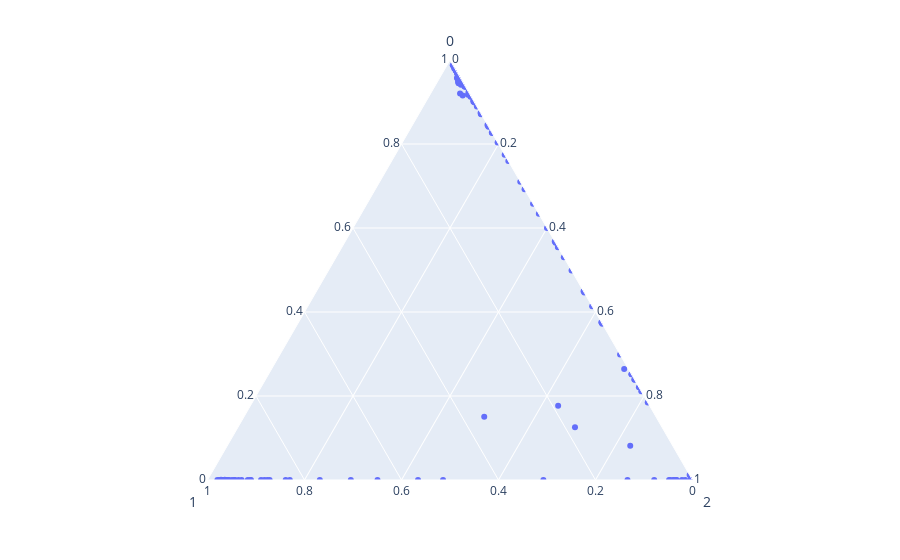
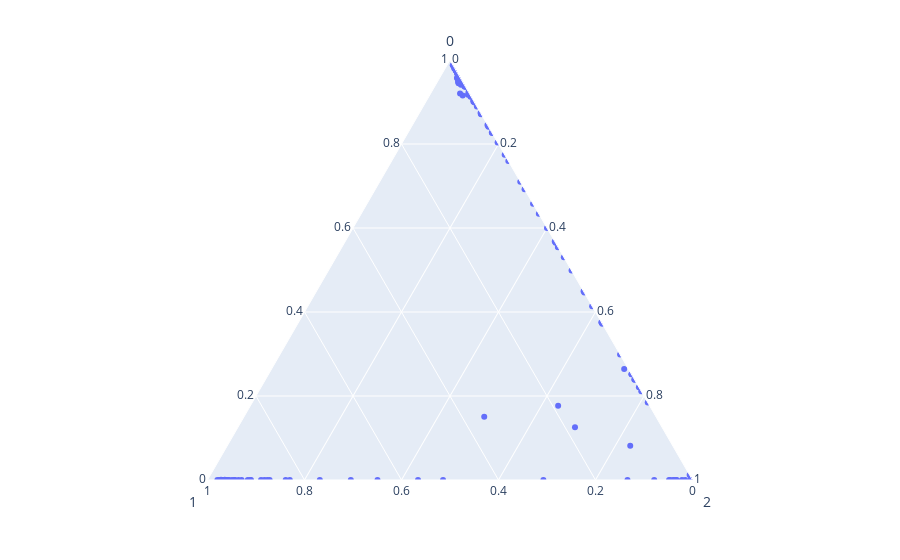
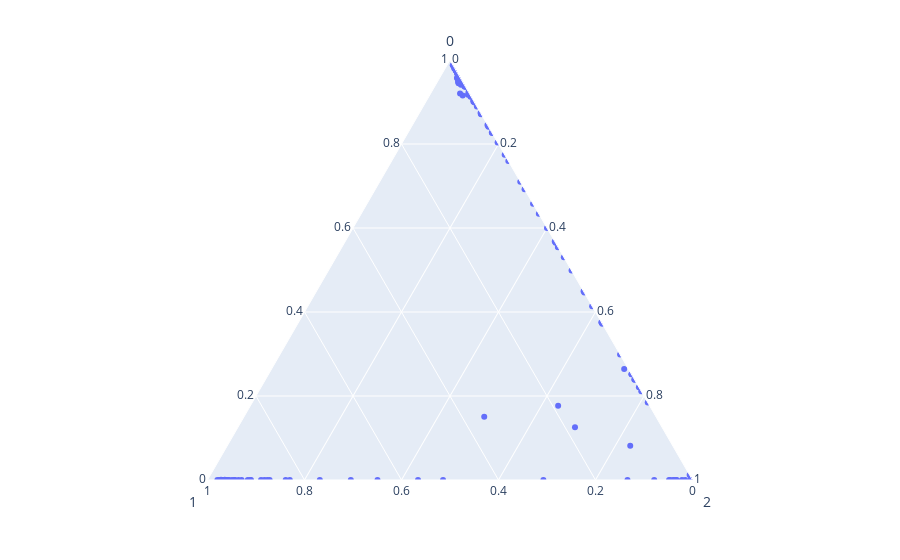

Notebook code cell kept with these figures, in order:
### Code cell
for rgm in trimine.regimes:
    plt.figure(figsize=(15,4))
    A = rgm.A
    A  = [a/a.sum() for a in A]
    df = pd.DataFrame(A)
    fig=px.scatter_ternary(df, a=0, b=1, c=2)
    fig.show()

### Figure 1 — Plotly figure (JSON) as saved in the notebook; plotly's stock layout.template omitted (floating-point values rounded to 4 significant figures; data arrays with more than 128 entries replaced by an {"elided": "..."} marker saying what was removed)
{"data": [{"a": {"elided": "263 float values"}, "b": {"elided": "263 float values"}, "c": {"elided": "263 float values"}, "hovertemplate": "0=%{a}<br>1=%{b}<br>2=%{c}<extra></extra>", "legendgroup": "", "marker": {"color": "#636efa", "symbol": "circle"}, "mode": "markers", "name": "", "showlegend": false, "subplot": "ternary", "type": "scatterternary"}], "layout": {"legend": {"tracegroupgap": 0}, "margin": {"t": 60}, "ternary": {"aaxis": {"title": {"text": "0"}}, "baxis": {"title": {"text": "1"}}, "caxis": {"title": {"text": "2"}}, "domain": {"x": [0, 1], "y": [0, 1]}}}}

### Figure 2 — Plotly figure (JSON) as saved in the notebook; plotly's stock layout.template omitted (floating-point values rounded to 4 significant figures; data arrays with more than 128 entries replaced by an {"elided": "..."} marker saying what was removed)
{"data": [{"a": {"elided": "263 float values"}, "b": {"elided": "263 float values"}, "c": {"elided": "263 float values"}, "hovertemplate": "0=%{a}<br>1=%{b}<br>2=%{c}<extra></extra>", "legendgroup": "", "marker": {"color": "#636efa", "symbol": "circle"}, "mode": "markers", "name": "", "showlegend": false, "subplot": "ternary", "type": "scatterternary"}], "layout": {"legend": {"tracegroupgap": 0}, "margin": {"t": 60}, "ternary": {"aaxis": {"title": {"text": "0"}}, "baxis": {"title": {"text": "1"}}, "caxis": {"title": {"text": "2"}}, "domain": {"x": [0, 1], "y": [0, 1]}}}}

### Figure 3 — Plotly figure (JSON) as saved in the notebook; plotly's stock layout.template omitted (floating-point values rounded to 4 significant figures; data arrays with more than 128 entries replaced by an {"elided": "..."} marker saying what was removed)
{"data": [{"a": {"elided": "263 float values"}, "b": {"elided": "263 float values"}, "c": {"elided": "263 float values"}, "hovertemplate": "0=%{a}<br>1=%{b}<br>2=%{c}<extra></extra>", "legendgroup": "", "marker": {"color": "#636efa", "symbol": "circle"}, "mode": "markers", "name": "", "showlegend": false, "subplot": "ternary", "type": "scatterternary"}], "layout": {"legend": {"tracegroupgap": 0}, "margin": {"t": 60}, "ternary": {"aaxis": {"title": {"text": "0"}}, "baxis": {"title": {"text": "1"}}, "caxis": {"title": {"text": "2"}}, "domain": {"x": [0, 1], "y": [0, 1]}}}}
